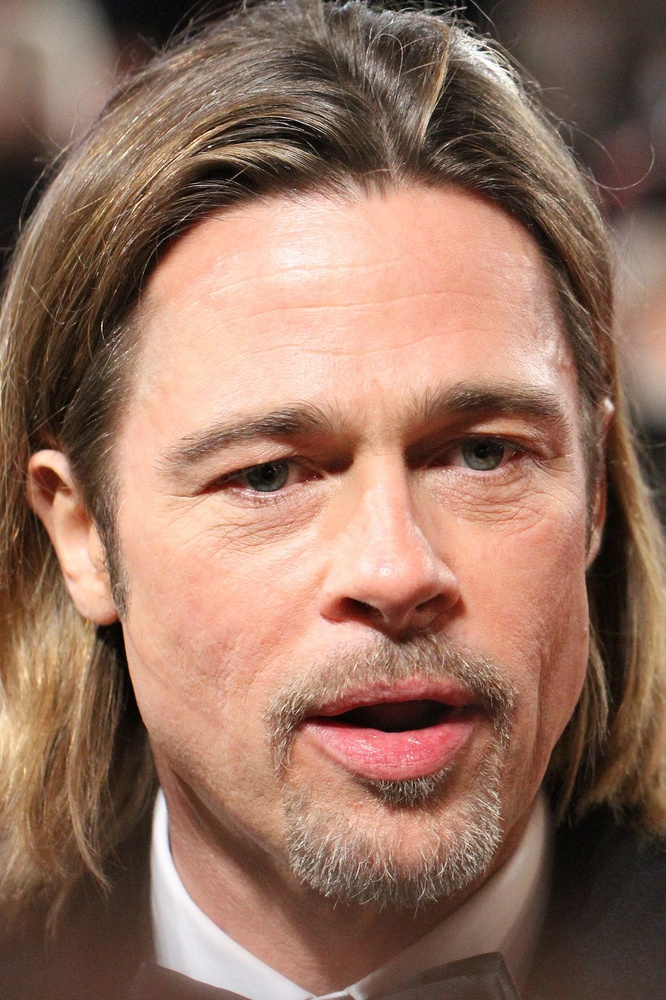
#> input picture Streamlit 환경에서 얼굴 인식/man2.jpg, 666 x 1000 px, shrunk from 1200 x 1801 before the run
$ python face2-2.py
#> lines starting #> are read from the running program, lines starting #| are printed output that depends on the picture; after the words box and inside, x2 and y2 are one past the last pixel; in counts of white or black regions, pixels touching at a corner belong together
import cv2

# 입력 파일
image_file = "man2.jpg"

# 캐스케이드 파일의 경로 지정하기
cascade_file = "haarcascade_frontalface_alt.xml"

# 이미지 읽어 들이기
image = cv2.imread(image_file)
#> image is the input picture: shape (1000, 666, 3); mean B, G, R 96.5, 113.8, 149
print("---------->")
print(image)
#> (printed output is left out)
print("<----------")

# 그레이스케일로 변환하기
image_gs = cv2.cvtColor(image, cv2.COLOR_BGR2GRAY)
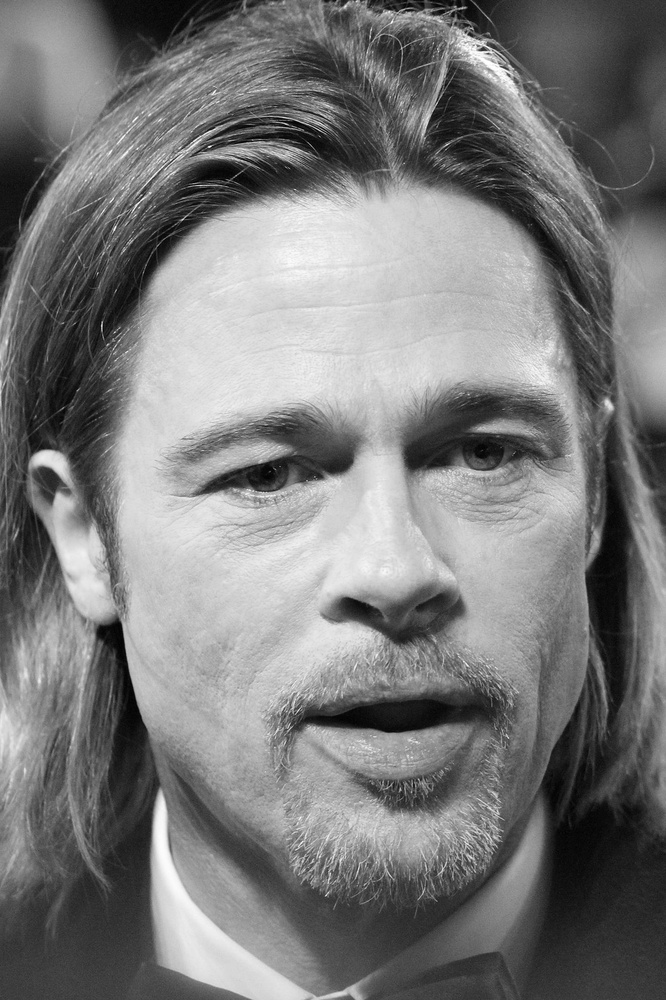
#> image_gs: shape (1000, 666); min 0, max 255, mean 122.3

# 얼굴 인식 특징 파일 읽어 들이기
cascade = cv2.CascadeClassifier(cascade_file)
# 얼굴 인식 실행하기
face_list = cascade.detectMultiScale(image_gs, scaleFactor=1.1, minNeighbors=1, minSize=(150, 150))
#> face_list = [[109, 252, 537, 537]]

if len(face_list) > 0:
    # 인식한 부분 표시하기
    print(face_list)
#| [[109 252 537 537]]
    color = (0, 0, 255)
    for face in face_list:
        x, y, w, h = face
        cv2.rectangle(image, (x, y), (x + w, y + h), color, thickness=8)
#> this loop made 1 pass
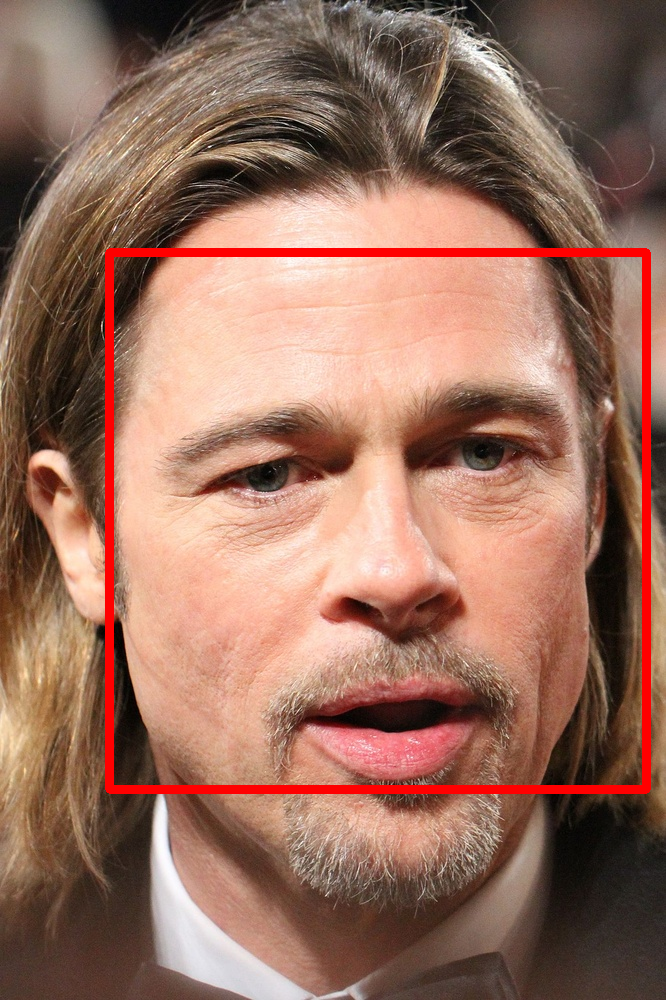
#> image: shape (1000, 666, 3); 2.9% of pixels changed, all inside (x1, y1, x2, y2) = (105, 248, 651, 794)
    # 파일로 출력하기
    cv2.imwrite("f1-facedetect3.jpg", image)
else:
    print("no face")
